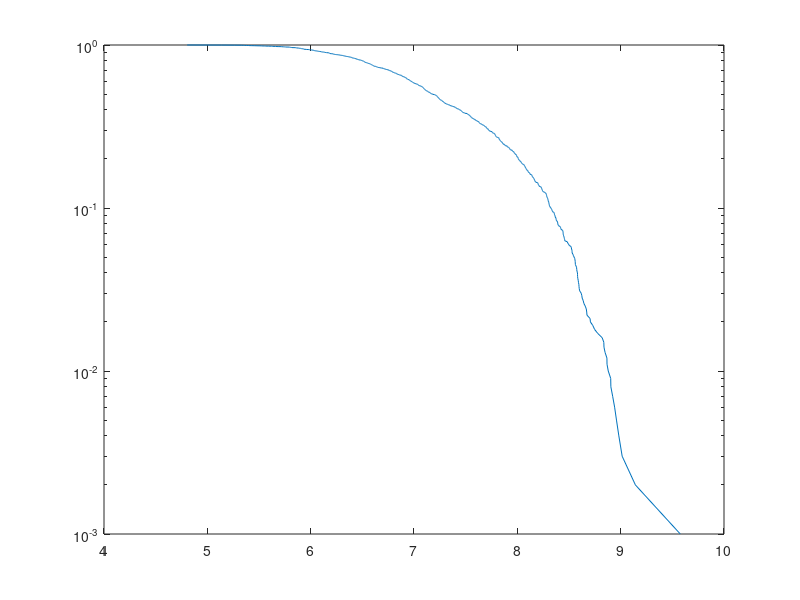

The MATLAB source for this figure:
Np=1000;
PAR=zeros(Np,1);
Na=26;N=64;
for k=1:Np
    X=[0; sign(randn(Na,1))+j*sign(randn(Na,1)); zeros(N-2*Na-1,1); sign(randn(Na,1))+j*sign(randn(Na,1))];
    % x=length(X)*ifft(X);
    % figure(1), plot(abs(x))
    Y=[X(1:Na+1); zeros(N*7,1); X(Na+2:end)];
    plot(Y,'.'),hold on
    y=length(Y)*ifft(Y);
    
    % figure(2), plot(abs(y)),hold
    stdy=std(y);
    cmp=abs(y)<(2.5*stdy);
    y=y.*cmp+2.5*stdy*(1-cmp).*y./(abs(y)+1e-6);
    % plot(abs(y)./stdy),pause
%     for n=1:length(y)
%         if abs(y(n))>3*std(y)
%             y(n)=3*stdy*y(n)/abs(y(n));
%         end
%     end
    Y=fft(y).*[ones(N/2,1); zeros(7*N,1); ones(N/2,1)];
    plot(Y/500,'.r'), hold off, pause(0.1)
    y=ifft(Y); % plot(abs(y),'r'),pause
    % figure(3), plot(abs(fft(y,1024)))
    % [max(abs(x)) max(abs(y)) 20*log10(max(abs(y))/std(y))]
    PAR(k)=20*log10(max(abs(y))/stdy);
end
a=sort(PAR);
semilogy(a,[Np:-1:1]/Np)
